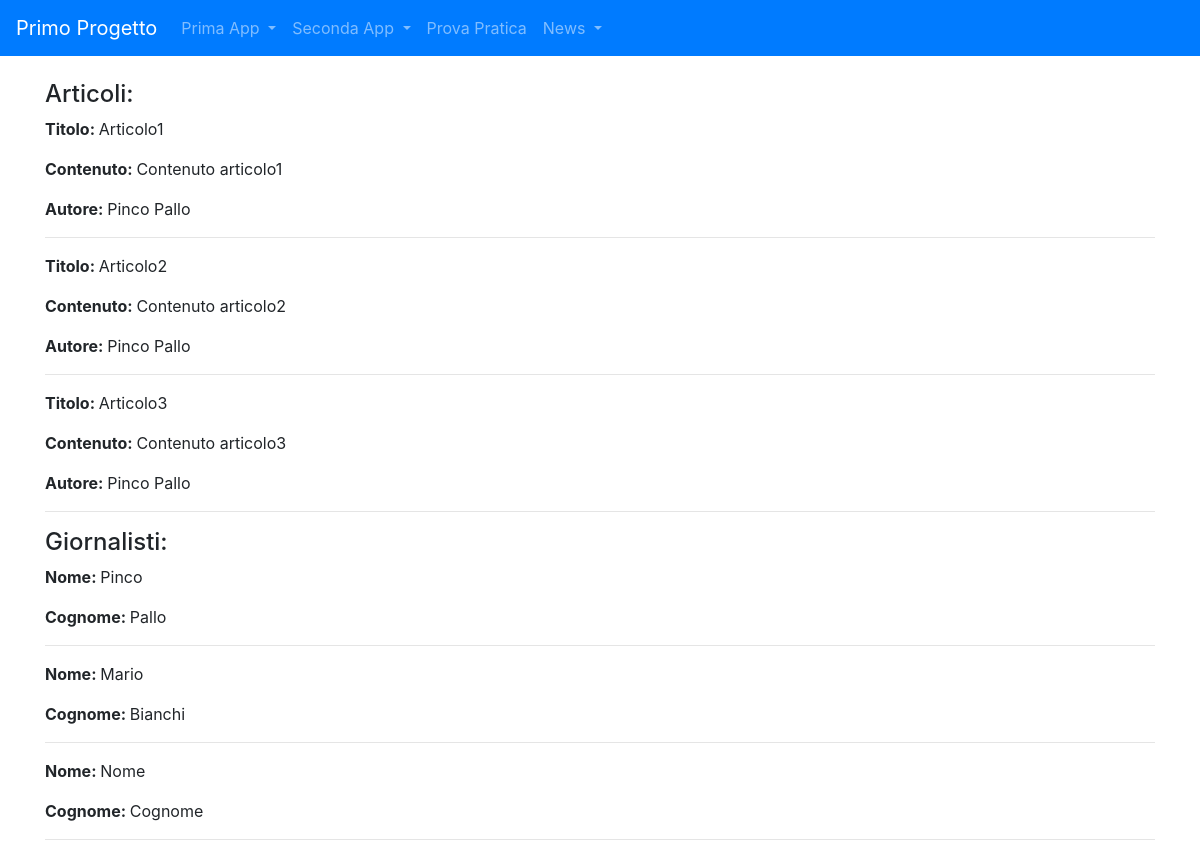
The app's page /news, older data.
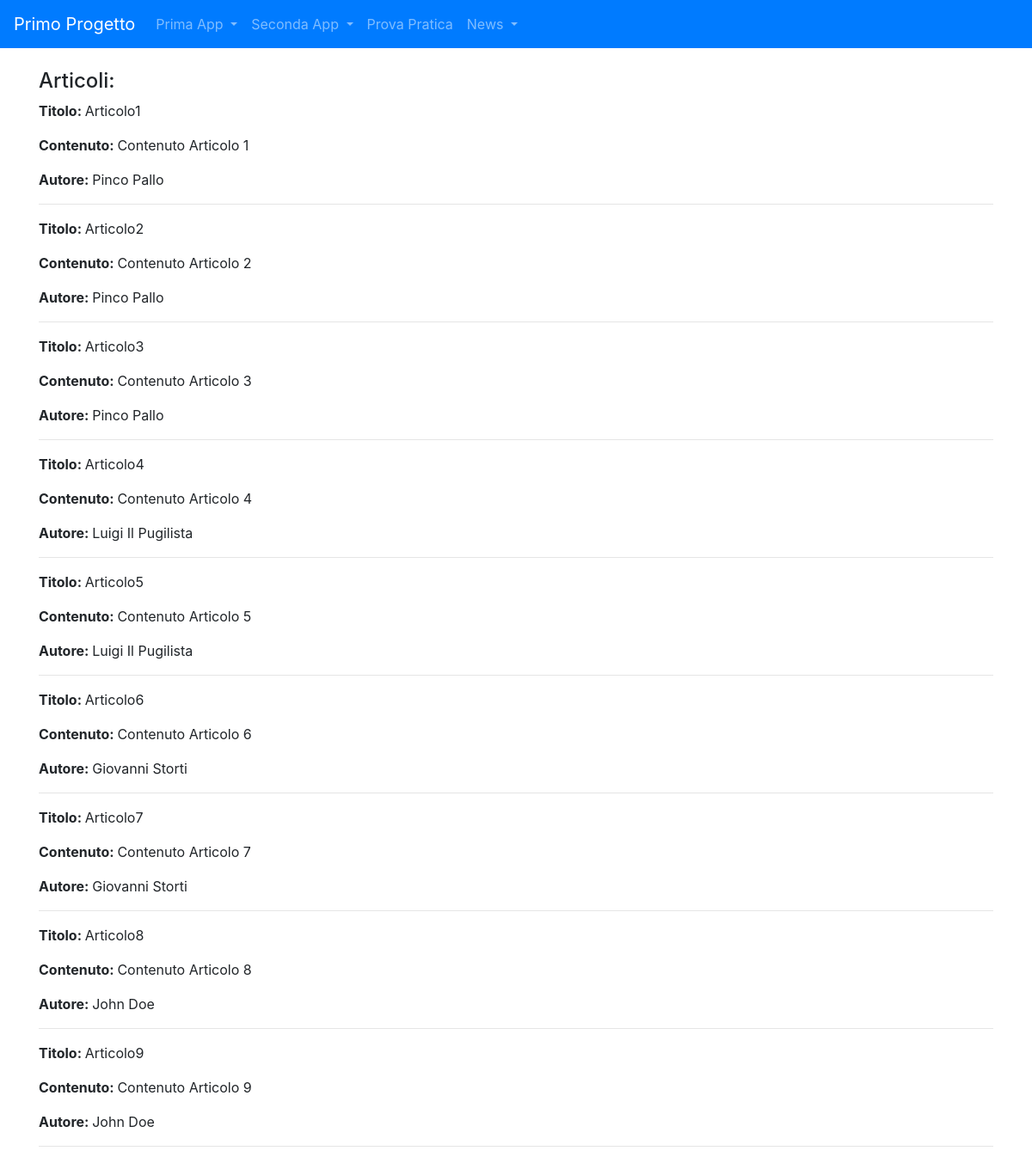
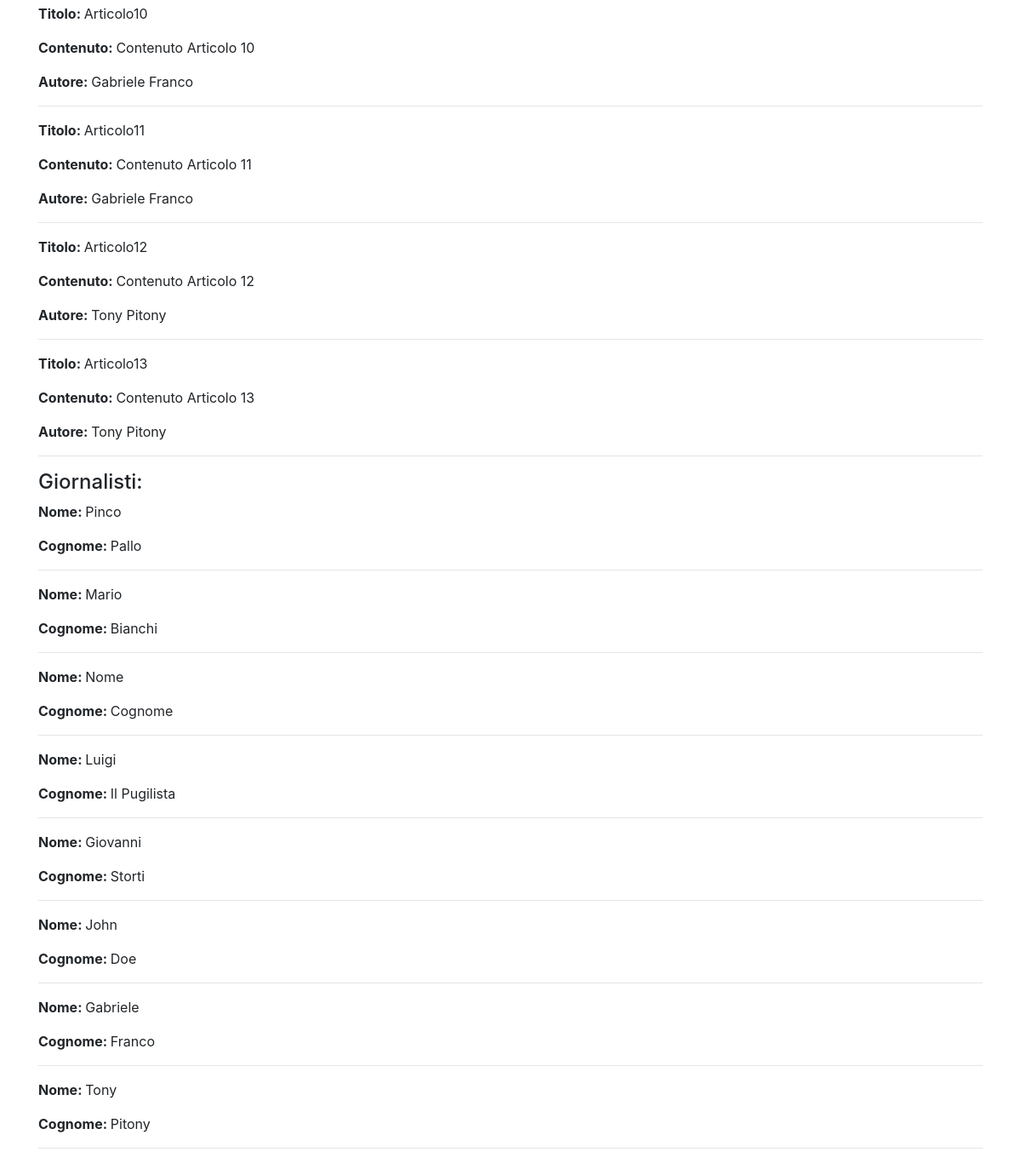
The same page, newer data (2 pictures, top to bottom).
### news/models.py (models this page shows)
class Articolo (models.Model):
    titolo = models.CharField(max_length=100)
    contenuto = models.TextField()
    giornalista = models.ForeignKey(Giornalista, on_delete=models.CASCADE, related_name="articoli")
    data = models.DateField(auto_now=True, blank=True)
    visualizzazioni = models.IntegerField(default=0, blank=True)
    def __str__(self):
        return self.titolo
    class Meta:
        verbose_name = "Articolo"
        verbose_name_plural = "Articoli"

class Giornalista (models.Model):
    nome = models.CharField (max_length=20)
    cognome = models.CharField(max_length=20)
    anno_di_nascita = models.DateField(blank=True)
    def __str__(self):
        return self.nome +" "+ self.cognome
    class Meta:
        verbose_name = "Giornalista"
        verbose_name_plural = "Giornalisti"

### news/views.py (the view)
# urls.py: path("", home, name="home"),
def home(request):
    articoli = Articolo.objects.all()
    giornalisti = Giornalista.objects.all()
    context = {"articoli": articoli, "giornalisti": giornalisti}
    print(context)
    return render (request, "news/homepage.html", context)

### news/templates/news/homepage.html (shortened to what this page needs)
{% extends 'base.html'%}
{%block content%}
    <h4>Articoli:</h4>
    {% for articolo in articoli %}
        <p><strong>Titolo: </strong>{{ articolo.titolo }}</p>
        <p><strong>Contenuto: </strong>{{ articolo.contenuto }}</p>
        <p><strong>Autore: </strong>{{ articolo.giornalista }}</p>
        <hr>
    {% endfor %}
    <h4>Giornalisti:</h4>
    {% for giornalista in giornalisti %}
        <p><strong>Nome: </strong>{{ giornalista.nome }}</p>
        <p><strong>Cognome: </strong>{{ giornalista.cognome }}</p>
        <hr>
    {% endfor %}
{%endblock content%}

Row changes from the older to the newer data that the page shows:
changed Articolo "Articolo1": contenuto "Contenuto articolo1" → "Contenuto Articolo 1"
changed Articolo "Articolo2": contenuto "Contenuto articolo2" → "Contenuto Articolo 2"
changed Articolo "Articolo3": contenuto "Contenuto articolo3" → "Contenuto Articolo 3"
added Articolo: titolo "Articolo4", contenuto "Contenuto Articolo 4", giornalista "Luigi Il Pugilista"
added Articolo: titolo "Articolo5", contenuto "Contenuto Articolo 5", giornalista "Luigi Il Pugilista"
added Articolo: titolo "Articolo6", contenuto "Contenuto Articolo 6", giornalista "Giovanni Storti"
added Articolo: titolo "Articolo7", contenuto "Contenuto Articolo 7", giornalista "Giovanni Storti"
added Articolo: titolo "Articolo8", contenuto "Contenuto Articolo 8", giornalista "John Doe"
added Articolo: titolo "Articolo9", contenuto "Contenuto Articolo 9", giornalista "John Doe"
added Articolo: titolo "Articolo10", contenuto "Contenuto Articolo 10", giornalista "Gabriele Franco"
added Articolo: titolo "Articolo11", contenuto "Contenuto Articolo 11", giornalista "Gabriele Franco"
added Articolo: titolo "Articolo12", contenuto "Contenuto Articolo 12", giornalista "Tony Pitony"
added Articolo: titolo "Articolo13", contenuto "Contenuto Articolo 13", giornalista "Tony Pitony"
added Giornalista: nome "Luigi", cognome "Il Pugilista"
added Giornalista: nome "Giovanni", cognome "Storti"
added Giornalista: nome "John", cognome "Doe"
added Giornalista: nome "Gabriele", cognome "Franco"
added Giornalista: nome "Tony", cognome "Pitony"
